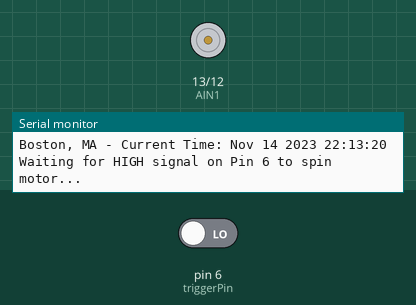
Bench run of a sketch on a simulated Arduino Uno, built with avr-gcc and run on an emulated ATmega328P. Parts: motor-driver pin pairs drawn as motors (green arrow = first pin HIGH = forward, orange = second pin HIGH = backward, longer = more drive, scaled by the enable pin), the last lines printed to the serial monitor. Inputs (shaded band) come from the test bench; at power-on: pin 6 (triggerPin) LOW.

Above: at 1.2 s.
1.3 s: pin 6 (triggerPin) driven HIGH
At 2.2 s:
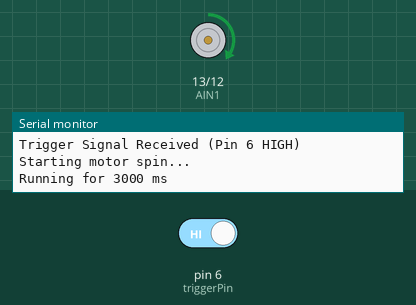
Timing chart, 0 to 5.8 s (numbered marks = the images above; inputs shaded):
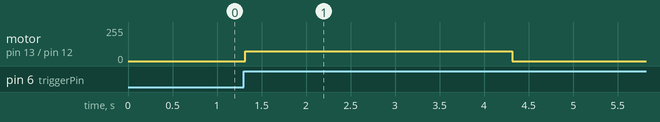

The sketch:

servo_circuit__1_.ino
```cpp
// --- Motor Configuration ---
// Define the motor driver pins CONNECTED TO THIS RECEIVER BOARD
const int AIN1 = 13;      // Control pin 1 on the motor driver
const int AIN2 = 12;      // Control pin 2 on the motor driver
const int PWMA = 11;      // Speed control pin (PWM) on the motor driver
// ** Ensure pin 11 is PWM capable on this board! **

// --- Communication Pin ---
const int triggerPin = 6; // Listens for HIGH signal from Sender Pin 7

// --- Motor Control Variables ---
// Set the desired motor speed (0-255).
// Matched to the constrain() limit in spinMotor function below.
const int MOTOR_SPEED_PULSE = 75; // Using 75 based on spinMotor below.

// *** CALIBRATION REQUIRED FOR ~360 DEGREE ROTATION ***
// This value (milliseconds) determines motor run time. Adjust it via trial and error!
// 1. Upload code with a guess (e.g., 3000).
// 2. Press Sender button, observe rotation.
// 3. If LESS than 360°, INCREASE this value.
// 4. If MORE than 360°, DECREASE this value.
// 5. Repeat steps 1-4 until rotation is close to 360°.
const unsigned long ROTATION_DURATION_MS = 3000; // STARTING GUESS (3 seconds) - *** ADJUST THIS VALUE ***
// *** ACCURATE CALIBRATION IS ESSENTIAL for timed control ***

// State variable to prevent multiple triggers from one pulse or during spin
bool motorIsSpinning = false;

void setup() {
  // Initialize serial communication (for debugging on receiver)
  Serial.begin(9600);
  Serial.println("Receiver Board Initialized");
  // Adding timestamp/location context for Boston, MA (uses compile time)
  Serial.println("Boston, MA - Current Time: " + String(__DATE__) + " " + String(__TIME__));

  // Initialize motor control pins as outputs
  pinMode(AIN1, OUTPUT);
  pinMode(AIN2, OUTPUT);
  pinMode(PWMA, OUTPUT);

  // Initialize trigger pin as input
  pinMode(triggerPin, INPUT);
  // Note: External pull-down resistor recommended on Pin 6 for stability.

  // Ensure motor is stopped initially
  spinMotor(0);
  Serial.println("Waiting for HIGH signal on Pin 6 to spin motor...");
}

void loop() {
  // Read the state of the trigger pin
  int triggerState = digitalRead(triggerPin);

  // Check if the trigger pin is HIGH AND the motor is not already spinning
  if (triggerState == HIGH && !motorIsSpinning) {
    Serial.println("Trigger Signal Received (Pin 6 HIGH)");
    motorIsSpinning = true; // Set flag: motor action is now in progress

    // --- Motor Spin Sequence ---
    Serial.println("Starting motor spin...");
    Serial.print("Running for ");
    Serial.print(ROTATION_DURATION_MS);
    Serial.println(" ms");

    spinMotor(MOTOR_SPEED_PULSE); // Start motor at the defined speed

    // Keep the motor running for the calibrated duration
    delay(ROTATION_DURATION_MS); // <--- THIS IS THE CALIBRATED DELAY

    // Stop the motor
    spinMotor(0);
    Serial.println("Motor spin complete.");
    // --- End Motor Spin Sequence ---

    // Optional short delay AFTER stopping
    delay(100);

  } else if (triggerState == LOW) {
    // If the trigger pin is LOW, reset the spinning flag
    motorIsSpinning = false;
  }
}

/********************************************************************************/
// Function for driving the motor (Controls direction and speed)
void spinMotor(int motorSpeed) {
  // Constrain the actual speed.
  // NOTE: This limits speed to 75. If MOTOR_SPEED_PULSE is changed, change this too!
  int actualSpeed = constrain(abs(motorSpeed), 0, 75); // LIMIT IS 75!

  if (motorSpeed > 0) {        // Forward
    digitalWrite(AIN1, HIGH);
    digitalWrite(AIN2, LOW);
  } else if (motorSpeed < 0) { // Backward
    digitalWrite(AIN1, LOW);
    digitalWrite(AIN2, HIGH);
  } else {                     // Stop
    digitalWrite(AIN1, LOW);
    digitalWrite(AIN2, LOW);
    actualSpeed = 0; // Ensure speed is 0 for analogWrite when stopping
  }

  // Set the motor speed using PWM
  analogWrite(PWMA, actualSpeed);
}
```

Measured:
- after the input at 1.3 s, motor on pin 13 (AIN1) / pin 12 (AIN2): stopped → forward 75/255 at once, → stopped 3.0 s later
